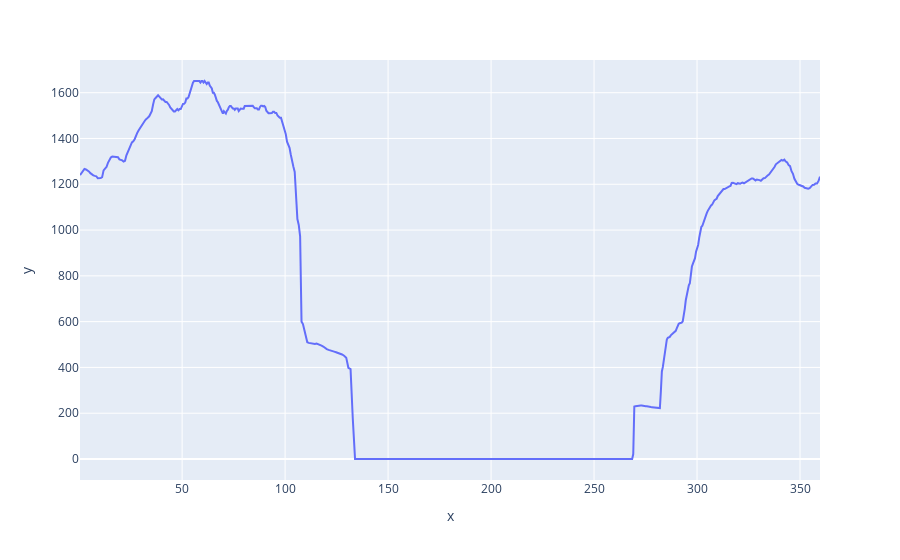

The cell this chart's notebook holds for it:
### Code cell
import plotly.express as px

px.line(x = mdf.bearing, y = mdf.peak_angle)

### Figure 1 — Plotly figure (JSON) as saved in the notebook; plotly's stock layout.template omitted (floating-point values rounded to 4 significant figures; data arrays with more than 128 entries replaced by an {"elided": "..."} marker saying what was removed)
{"data": [{"hovertemplate": "x=%{x}<br>y=%{y}<extra></extra>", "legendgroup": "", "line": {"color": "#636efa", "dash": "solid"}, "marker": {"symbol": "circle"}, "mode": "lines", "name": "", "orientation": "v", "showlegend": false, "type": "scatter", "x": {"elided": "500 float values"}, "xaxis": "x", "y": {"elided": "500 float values"}, "yaxis": "y"}], "layout": {"legend": {"tracegroupgap": 0}, "margin": {"t": 60}, "xaxis": {"anchor": "y", "domain": [0, 1], "title": {"text": "x"}}, "yaxis": {"anchor": "x", "domain": [0, 1], "title": {"text": "y"}}}}
